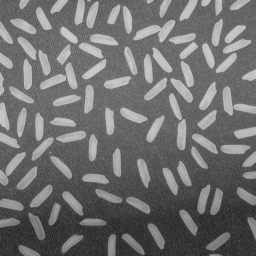
//> input picture RICE/OPENCV-C1/1.jpg, 256 x 256 px
$ ./OPENCV-C1   (built with g++ and OpenCV 4)
//> lines starting //> are read from the running program, lines starting //| are printed output that depends on the picture; after the words box and inside, x2 and y2 are one past the last pixel; in counts of white or black regions, pixels touching at a corner belong together
### RICE/OPENCV-C1/MyCV.h
#pragma once
class MyCV
{
public:
	MyCV();
	~MyCV();

	static Mat spfz(Mat intimg);
	static Mat Two_valued(Mat in, int center);
	static Mat Iterative_threshold_segmentation(Mat in, float cha);//迭代法阈值分割
	static Mat Iterative_threshold_segmentation(Mat in, float cha,int kuainum);
	static Mat Copy(Mat oldimg, Mat addimg, Point oldpoint, Rect addrect);
	static Mat GetBackgroundimg(Mat in, int sizex, int sizey);
	static Mat Mult(Mat oldimg, Mat multimg);
};

### RICE/OPENCV-C1/stdafx.h
// stdafx.h : 标准系统包含文件的包含文件，
// 或是经常使用但不常更改的
// 特定于项目的包含文件
//

#pragma once

#include "targetver.h"

#include <stdio.h>
#include <tchar.h>
#include <iostream>
#include <core.hpp>
#include <imgproc.hpp>
#include <highgui.hpp>
#include <vector>

using namespace std;
using namespace cv;


// TODO:  在此处引用程序需要的其他头文件

### RICE/OPENCV-C1/MyCV.cpp
#include "stdafx.h"
#include "MyCV.h"


MyCV::MyCV()
{
}


MyCV::~MyCV()
{
}

// [30 lines left out: functions spfz, Two_valued, not called in this run]

Mat MyCV::Iterative_threshold_segmentation(Mat in, float cha){
	float high=0,low=0;
	int highnum = 1, lownum = 1;
	int h = in.rows;
	int w = in.cols;
	for (int i = 0; i < h; i++){
		for (int j = 0; j < w; j++){
			high += in.at<uchar>(i, j);
		}
	}
	float threshold = high/h/w;//阈值
	Mat out(h, w, CV_8U);
	do
	{
		high = 0;
		low = 0;
		highnum = 1;
		lownum = 1;
		for (int i = 0; i < h; i++){
			for (int j = 0; j < w; j++){
				if (in.at<uchar>(i, j) > threshold){
					high += in.at<uchar>(i, j);
					highnum++;
				}
				else{
					low += in.at<uchar>(i, j);
					lownum++;
				}
			}
		}
		if ((high / highnum + low / lownum) / 2 - threshold>cha){
			threshold = (high / highnum + low / lownum) / 2;
		}
		else
		{
			break;
		}
	} while (true);
	//cout << threshold << "<==>" << ((high / highnum + low / lownum) / 2) << endl;
	for (int i = 0; i < h; i++){
		for (int j = 0; j < w; j++){
			if (in.at<uchar>(i, j) >= threshold){
				out.at<uchar>(i, j) = 255;
			}
			else{
				out.at<uchar>(i, j) = 0;
			}
		}
	}
	return out;
}

// [71 lines left out: functions Copy, Iterative_threshold_segmentation, GetBackgroundimg, not called in this run]

Mat MyCV::Mult(Mat oldimg, Mat multimg){
	int w, h;
	w = oldimg.cols;
	h = oldimg.rows;
	Mat out(h, w, CV_8U);
	for (int i = 0; i < h; i++){
		for (int j = 0; j < w; j++){
			int x = oldimg.at<uchar>(i, j) - multimg.at<uchar>(i, j);
			if (x < 0) x = 0;
			out.at<uchar>(i, j) = x;
		}
	}
	return out;
}

### RICE/OPENCV-C1/OPENCV-C1.cpp
// OPENCV-C1.cpp : 定义控制台应用程序的入口点。
//

#include "stdafx.h"
#include "MyCV.h"

#define  PI 3.1415926

struct Rice{
	bool abandoned = false;
	bool edge = false;
	bool link = false;
	bool incomplete = false;
	int ricenum=1;//预估米粒数
	float circumference;//周长
	float areasize;//面积
	float roundness;//圆形度
	float rectangularity;//矩形度
	float minRectsize;//最小外接圆面积
	float minRectlengthwidthratio;//最小外接圆长宽比
	vector<Point> minRectpoints;
	vector<Point> points;//边缘
	RotatedRect minRect;//最小外接矩形
};

struct allRice{
	int areanum = 0;
	int edgenum = 0;
	int linknum = 0;
	int incompletenum = 0;
	int ricenum=0;//预估米粒数
	float circumference = 0;//平均周长
	float areasize = 0;//平均面积
	float roundness = 0;//圆形度
	float rectangularity = 0;//矩形度
	float lengthwidthratio = 0;//长宽比
};

allRice getallRicedata(vector<Rice> rices);
Mat drawRect(Mat input, vector<Point> points);
int _tmain(int argc, _TCHAR* argv[])
{

	Mat frame;
	Mat edges;
	bool stop = false;
	frame = imread("1.jpg");
//> frame is the input picture: 256 rows x 256 cols, CV_8UC3; min 40, max 204, mean 111.2
	/*Mat edges(frame.rows+2,frame.cols+2,frame.type(),Scalar(0));
	frame = MyCV::Copy(edges, frame, Point(1, 1), Rect(0, 0, frame.cols, frame.rows));*/
	//imshow("原图", frame);
	cvtColor(frame, edges, CV_BGR2GRAY);//获取灰度图

	GaussianBlur(edges, edges, Size(3, 3), 1.5, 1.5);//高斯模糊
	//获取背景
	Mat back;
	Mat mark = cv::getStructuringElement(2,Size(51,51));
	cv::morphologyEx(edges, back, MORPH_OPEN, mark);//开运算 先腐蚀后膨胀
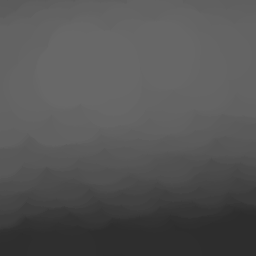
//> back: 256 rows x 256 cols, CV_8UC1; min 45, max 104, mean 84.7
	/*cv::erode(edges, back, mark);
	cv::dilate(back, back, mark);*/

	//imshow("背景", back);

	edges = MyCV::Mult(edges, back);//去背景
//> after the loop in Mult, `for (int i = 0; i < h; i++)`:
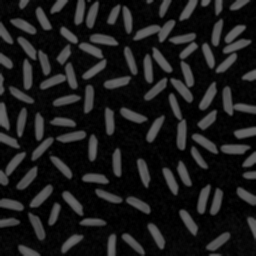
//> out: 256 rows x 256 cols, CV_8UC1; min 0, max 103, mean 26.6
	/////////////////////////////////////////////////////////二值化
	edges = MyCV::Iterative_threshold_segmentation(edges, 0.1);
//> the loop in Iterative_threshold_segmentation, `for (int i = 0; i < h; i++)` made 256 passes
//> high on passes 1 to 3: 7923, 15828, 23551
//> after the loop in Iterative_threshold_segmentation, `for (int i = 0; i < h; i++)`: high = 1741855
//> in Iterative_threshold_segmentation, `float threshold = high/h/w;`: threshold = 26.58
//> the loop in Iterative_threshold_segmentation, `do` made 4 passes
//> (high, highnum, low, lownum, threshold) on passes 1 to 3: (1470632, 21021, 271223, 44517, 38.03), (1393625, 18640, 348230, 46898, 41.1), (1371750, 18094, 370105, 47444, 41.81)
//> (high, highnum, low, lownum) on pass 4: (1371750, 18094, 370105, 47444)
//> after the loop in Iterative_threshold_segmentation, `do`: high = 1371750; low = 370105; highnum = 18094; lownum = 47444; threshold = 41.81
//> after the loop in Iterative_threshold_segmentation, `for (int i = 0; i < h; i++)`:
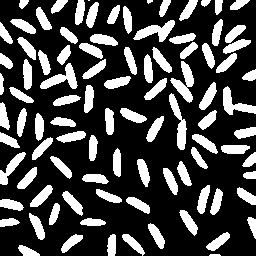
//> out: 256 rows x 256 cols, CV_8UC1; 27.6% white; 95 white regions (2 under 20 px), largest, box (x1, y1, x2, y2) and area: (170, 61, 194, 103) 442, (133, 20, 175, 42) 415, (169, 93, 187, 150) 411


	Mat mark1 = cv::getStructuringElement(2, Size(7, 7));
	Mat mark2 = cv::getStructuringElement(2, Size(7, 7));
	cv::erode(edges, edges, mark1);
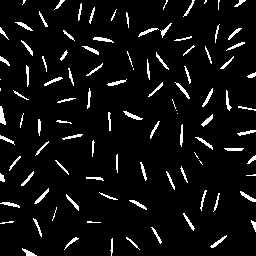
//> edges: 256 rows x 256 cols, CV_8UC1; 6% white in thin lines or dots
	cv::dilate(edges, edges, mark2);
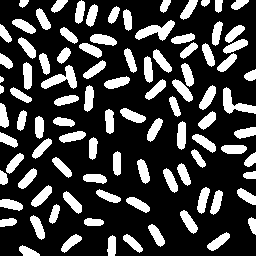
//> edges: 256 rows x 256 cols, CV_8UC1; 25.4% white; 96 white regions
	imshow("二值化图", edges);

	// [8 lines of commented-out code are left out]
	Mat out=frame.clone();
	vector<vector<Point>> storage;
	vector<Vec4i> hierarchy;
	vector<Rice> rices;

	//去除边缘的米   默认为一个米


	cv::findContours(edges, storage, hierarchy, CV_RETR_TREE, CV_CHAIN_APPROX_SIMPLE);
//> storage = 96 contours, 2 with area under 20; largest, box (x1, y1, x2, y2) and area: (135, 20, 175, 41) 346, (41, 65, 77, 89) 332, (223, 87, 256, 114) 322, (172, 79, 193, 102) 194, (199, 85, 216, 110) 194
	for (int i = 0; i < storage.size(); i++)
	{
		Rice newRice;
		//cv::drawContours(out, storage, i, Scalar(255, 0, 0), 1, 8);
		//获取面积
		float areasize = fabs(cv::contourArea(storage.at(i)));
		//获取周长
		vector<Point> points = storage.at(i);
		float circumference = arcLength(points,true);

		//获取最小外接矩形
		RotatedRect minRect = minAreaRect(storage.at(i));

		//最小外接矩形长宽比
		float lengthwidthratio = minRect.size.height / minRect.size.width;
		// [12 lines of commented-out code are left out]
		if (lengthwidthratio < 1)lengthwidthratio = 1 / lengthwidthratio;
		if (minRect.size.height == 0 || minRect.size.width == 0){
			newRice.abandoned = true;
		}
		//contour_area_sum += contour_area_tmp; //求所有轮廓的面积和

		//
		Point2f point[4];
		vector<Point> minRectpoints;
		minRect.points(point);
		for (int j = 0; j < 4; j++)
		{
			minRectpoints.push_back(point[j]);
		}
		newRice.points = storage.at(i);
		newRice.minRectpoints = minRectpoints;
		newRice.areasize = areasize;
		newRice.circumference = circumference;
		newRice.minRect = minRect;
		newRice.minRectsize = minRect.size.height*minRect.size.width;
		newRice.minRectlengthwidthratio = lengthwidthratio;
		newRice.roundness = 4 * PI*areasize / circumference / circumference;
		newRice.rectangularity = areasize / newRice.minRectsize;

		rices.push_back(newRice);
		//waitKey(30);
	}
//> this loop made 96 passes
//> (areasize, circumference, lengthwidthratio, point, newRice.areasize, newRice.circumference, newRice.minRect, newRice.minRectsize) on passes 15, 23, 25, 35: (183, 61.25, 3, 4 Points (x, y): [78, 214], [60, 196], [66, 190], [84, 208], 183, 61.25, centre (72, 202), size (8.5, 25.5), angle -45, 216), (74, 37.31, 2, 4 Points (x, y): [7, 184], [0, 184], [0, 170], [7, 170], 74, 37.31, centre (3.5, 177), size (14, 7), angle -90, 98), (170, 58.43, 2.83, 4 Points (x, y): [22, 190], [16, 184], [33, 167], [39, 173], 170, 58.43, centre (27.5, 178.5), size (24, 8.5), angle -45, 204), (137, 52.97, 2.75, 4 Points (x, y): [97, 159], [89, 159], [89, 137], [97, 137], 137, 52.97, centre (93, 148), size (22, 8), angle -90, 176)
//> (areasize, circumference, lengthwidthratio, newRice.areasize, newRice.circumference, newRice.minRect, newRice.minRectsize, newRice.minRectlengthwidthratio) on passes 1 to 6: (114.5, 51.21, 2.4, 114.5, 51.21, centre (28.2, 252.6), size (8.9, 21.5), angle -63.4, 192, 2.4), (133, 51.31, 2.5, 133, 51.31, centre (111, 245), size (20, 8), angle -90, 160, 2.5), (146, 56.43, 3.08, 146, 56.43, centre (132.7, 242.8), size (7.6, 23.5), angle -48.4, 179.6, 3.08), (159, 58.43, 2.69, 159, 58.43, centre (70.1, 242.3), size (23.8, 8.8), angle -37.6, 210.2, 2.69), (178.5, 61.84, 2.89, 178.5, 61.84, centre (218.6, 241.3), size (25.4, 8.8), angle -36.9, 223.5, 2.89), (170.5, 60.18, 2.75, 170.5, 60.18, centre (156.3, 234.6), size (8.6, 23.8), angle -29.1, 205.7, 2.75)
	imshow("OUT", out);
	waitKey();
	allRice allrice = getallRicedata(rices);
//> the loop in getallRicedata, `for (int i = 0; i < l; i++)` made 96 passes
	cout <<	"////////////////初始////////////////" << endl;
	cout << "区域总数" << allrice.areanum << endl;
//| 区域总数96
	cout << "预估米粒总数" << allrice .ricenum<< endl;
//| 预估米粒总数96
	cout << "总圆形度" << allrice.roundness<< endl;
//| 总圆形度0.592417
	cout << "总矩形度" << allrice.rectangularity << endl;
//| 总矩形度0.775701
	cout << "总长宽比" << allrice.lengthwidthratio << endl;
//| 总长宽比2.68767
	cout << "平均面积" << allrice.areasize << endl;
//| 平均面积148.458

	for (int i = 0;;){

		bool change = false;
		Mat out = frame.clone();

		for (int j = 0; j < rices.size(); j++)
		{
			Rice *rice = &rices.at(j);
			/*vector<Point> points = rices.at(j).minRectpoints;
			out = drawRect(out, points);*/
			if (!rices.at(j).abandoned){
				vector<Point> minRectpoints = rices.at(j).minRectpoints;
				out = drawRect(out, minRectpoints);


				//初始值
				float minsize = allrice.areasize*0.8;
				float maxsize = allrice.areasize*1.5;

				float minlengthwidthratio = allrice.lengthwidthratio*0.8;
				float maxlengthwidthratio = allrice.lengthwidthratio*2;

				float minroundness = allrice.roundness*0.9;
				float maxroundness = allrice.roundness*1.2;


				if (i == 0){
					//去除边缘的米   默认为一个米
					vector<Point> points = rice->points;
					for (int x = 0; x < points.size(); x++)
					{
						Point point = points.at(x);

						if (point.x<2 || point.x>out.cols - 3 || point.y<2 || point.y>out.rows - 3){
							cv::drawContours(out, storage, j, Scalar(0, 255, 0), 1, 8);
							if (rice->areasize < minsize){
								cv::drawContours(out, storage, j, Scalar(255, 0, 0), 1, 8);
								rice->abandoned = true;
								change = true;
							}
							rice->edge = true;
							break;
						}
					}
				}
				else if(i==1){
					//检查残米
					if (rices.at(j).areasize < minsize&&!rice->abandoned){
						cv::drawContours(out, storage, j, Scalar(255, 0, 0), 1, 8);
						// [5 lines of commented-out code are left out]
						if ((rices.at(j).minRectlengthwidthratio<minlengthwidthratio ||
							rices.at(j).minRectlengthwidthratio>maxlengthwidthratio)){
							cv::drawContours(out, storage, j, Scalar(0, 0, 255), 1, 8);
							rice->abandoned = true;
							rice->incomplete = true;
							change = true;
						}
					}
					// [5 lines of commented-out code are left out]
				}
				else if (i == 2){
					if (rice->areasize < maxsize && (rices.at(j).minRectlengthwidthratio<minlengthwidthratio
						|| rices.at(j).minRectlengthwidthratio>maxlengthwidthratio)
						&& !rice->edge){
						cv::drawContours(out, storage, j, Scalar(255, 0, 255), 1, 8);
						rice->abandoned = true;
						rice->ricenum = 2;
						rice->link = true;
						rice->incomplete = true;
						change = true;
					}
				}
				else{
					//检测多米共存
					if (rice->areasize > maxsize&&!rice->abandoned){
						cv::drawContours(out, storage, j, Scalar(255, 255, 0), 1, 8);
						cout << rice->areasize << "====" << allrice.areasize << "====" << rice->areasize / allrice.areasize << endl;
						int sum = rice->areasize / allrice.areasize;
						if (sum + 1 - rice->areasize / allrice.areasize < 0.5){
							sum++;
						}
						rice->abandoned = true;
						rice->ricenum = sum;
						rice->link = true;
						change = true;
					}
				}


				//cout << rices.at(i).areasize << "===" << allrice.areasize << endl;
				//cv::drawContours(out, storage, j, Scalar(255, 0, 0), 1, 8);
				//cout << rices.at(j).minRectlengthwidthratio << "===" << allrice.lengthwidthratio << endl;
				imshow("OUT", out);
				//waitKey(30);

			}
		}
//> this loop made 96 passes
//> pass 2, `out = drawRect(out, minRectpoints);`:
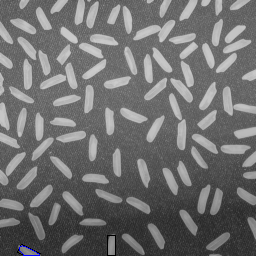
//> out: 256 rows x 256 cols, CV_8UC3; mean B, G, R 111.2, 111.1, 111.1
//> after the loop:
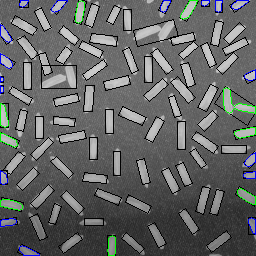
//> out: 256 rows x 256 cols, CV_8UC3; 8.65% of pixels changed, all inside (x1, y1, x2, y2) = (0, 0, 256, 256)

		imshow("OUT", out);

		if (change){
			allrice = getallRicedata(rices);
//> the loop in getallRicedata (call 2), `for (int i = 0; i < l; i++)` made 96 passes
			cout << "////////////////第" << i << "次////////////////" << endl;
			cout << "区域总数" << allrice.areanum << endl;
//| 区域总数96
			cout << "预估米粒总数" << allrice.ricenum << endl;
//| 预估米粒总数96
			cout << "总圆形度" << allrice.roundness << endl;
//| 总圆形度0.578342
			cout << "总矩形度" << allrice.rectangularity << endl;
//| 总矩形度0.789281
			cout << "总长宽比" << allrice.lengthwidthratio << endl;
//| 总长宽比2.83862
			cout << "平均面积" << allrice.areasize << endl;
//| 平均面积164.266
		}
		else{
			if (i < 3){
				cout << "////////////////第" << i << "次完成////////////////" << endl;
				i++;
			}
			else
			{
				cout << "////////////////无变化，检查结束////////////////" << endl;
				break;
			}
		}
		waitKey();

	}

	allrice = getallRicedata(rices);
	cout << "////////////////结果////////////////" << endl;

	out = frame.clone();

	for (int i = 0; i < rices.size(); i++)
	{
		Rice *rice = &rices.at(i);
		int r =0, g =0, b = 0;
		string str = "";
		if (rice->edge) {
			str += " 这块区域沾边 ||";
			b = 1;
		}
		if (rice->link){
			str += " 这块区域可能有" + int(rice->ricenum - 1);
			str += "到" + int(rice->ricenum);
			str += "个米粘连 ||";
			g = 1;
		}
		if (rice->incomplete) {
			str += "这块区域可能包含残缺的米";
			r = 1;
		}
		cv::drawContours(out, storage, i, Scalar(b*255, g*255, r*255), 1, 8);
		if (str != ""){
			cout << "区域" << i << "=》 估计米粒数:" << rice->ricenum << " 圆形度:" << rice->roundness
				<< " 矩形度:" << rice->rectangularity << " 长宽比:" << rice->minRectlengthwidthratio
				<< " 面积:" << rice->areasize << endl;
			cout << "备注:" << str << endl;
		}
	}

	cout << "////////////////总和////////////////" << endl;
	cout << "区域总数" << allrice.areanum << endl;
	cout << "预估米粒总数" << allrice.ricenum << endl;
	cout << "边缘米数量" << allrice.edgenum << endl;
	cout << "粘连米数量" << allrice.linknum << endl;
	cout << "残缺米数量" << allrice.incompletenum << endl;
	cout << "总圆形度" << allrice.roundness << endl;
	cout << "总矩形度" << allrice.rectangularity << endl;
	cout << "总长宽比" << allrice.lengthwidthratio << endl;
	cout << "平均面积" << allrice.areasize << endl;
	imshow("OUT", out);

	// [23 lines of commented-out code are left out]
	waitKey();
	return 0;
}

allRice getallRicedata(vector<Rice> rices){
	allRice allrice;
	allrice.areanum = rices.size();
	int l = rices.size();
	int activenum=0;
	for (int i = 0; i < l; i++){
		allrice.ricenum += rices.at(i).ricenum;
		if (rices.at(i).edge) allrice.edgenum += rices.at(i).ricenum;
		if (rices.at(i).link) allrice.linknum += rices.at(i).ricenum;
		if (rices.at(i).incomplete) allrice.incompletenum += rices.at(i).ricenum;
		if (rices.at(i).abandoned) continue;
		activenum += rices.at(i).ricenum;
		allrice.areasize += rices.at(i).areasize;
		allrice.roundness += rices.at(i).roundness;
		allrice.rectangularity += rices.at(i).rectangularity;
		allrice.lengthwidthratio += rices.at(i).minRectlengthwidthratio;
	}
	allrice.areasize /= activenum;
	allrice.roundness /= activenum;
	allrice.rectangularity /= activenum;
	allrice.lengthwidthratio /= activenum;
	return allrice;
}

Mat drawRect(Mat input, vector<Point> points)
{
	Mat out(input);
	for (int j = 0; j < 4; j++)
	{
		line(out, points.at(j), points.at((j+1)%4), Scalar(0,0,0), 1);
	}
	return out;
}

$ run again, with RICE/OPENCV-C1/2.jpg copied over RICE/OPENCV-C1/1.jpg
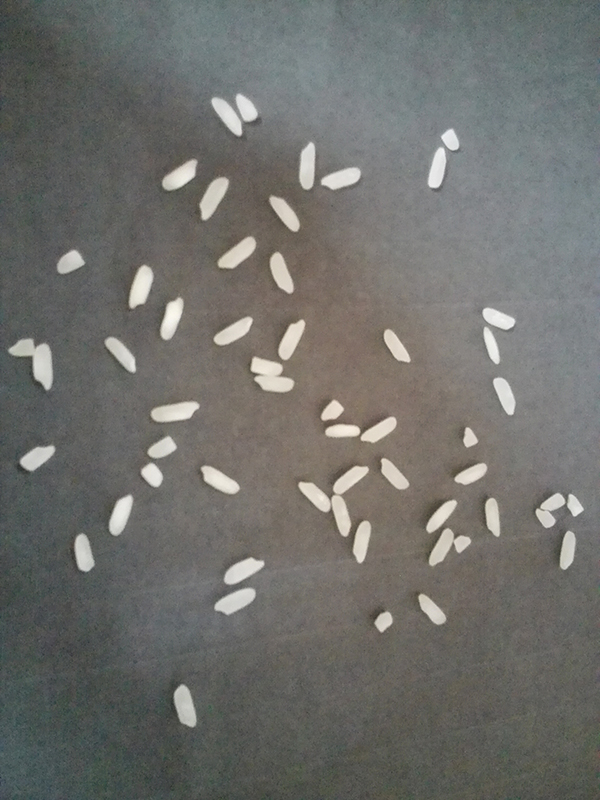
//> input picture RICE/OPENCV-C1/2.jpg, 600 x 800 px
//> frame is the input picture: 800 rows x 600 cols, CV_8UC3; mean B, G, R 107.6, 111.2, 111
//> the loop in Iterative_threshold_segmentation, `for (int i = 0; i < h; i++)` made 800 passes
//> high on passes 1 to 3: 3654, 7205, 10881
//> after the loop in Iterative_threshold_segmentation, `for (int i = 0; i < h; i++)`: high = 6047018
//> in Iterative_threshold_segmentation, `float threshold = high/h/w;`: threshold = 12.6
//> the loop in Iterative_threshold_segmentation, `do` made 5 passes
//> (high, highnum, low, lownum, threshold) on passes 1 to 4: (3388055, 59597, 2658963, 420405, 31.59), (2922599, 30473, 3124419, 449529, 51.43), (2776229, 26794, 3270789, 453208, 55.42), (2749613, 26296, 3297405, 453706, 55.92)
//> after the loop in Iterative_threshold_segmentation, `do`: high = 2749613; low = 3297405; highnum = 26296; lownum = 453706; threshold = 55.92
//> after the loop in Iterative_threshold_segmentation, `for (int i = 0; i < h; i++)`:
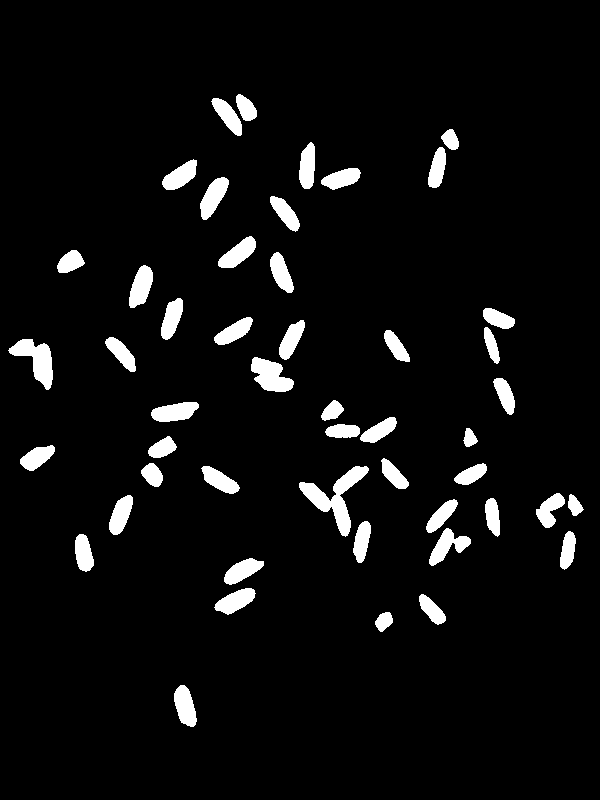
//> out: 800 rows x 600 cols, CV_8UC1; 5.5% white; 49 white regions, largest, box (x1, y1, x2, y2) and area: (299, 466, 369, 537) 1546, (8, 339, 53, 390) 1068, (251, 357, 294, 392) 941
//> storage = 49 contours; largest, box (x1, y1, x2, y2) and area: (299, 466, 369, 536) 1419, (9, 339, 53, 389) 980, (251, 357, 294, 392) 872, (151, 402, 199, 422) 632, (200, 177, 229, 220) 632
//> the loop `for (int i = 0; i < storage.size(); i++)` made 49 passes
//| 预估米粒总数49
//| 总圆形度0.631255
//| 总矩形度0.765253
//| 总长宽比2.34517
//| 平均面积487.878
//> after the loop `for (int j = 0; j < rices.size(); j++)`:
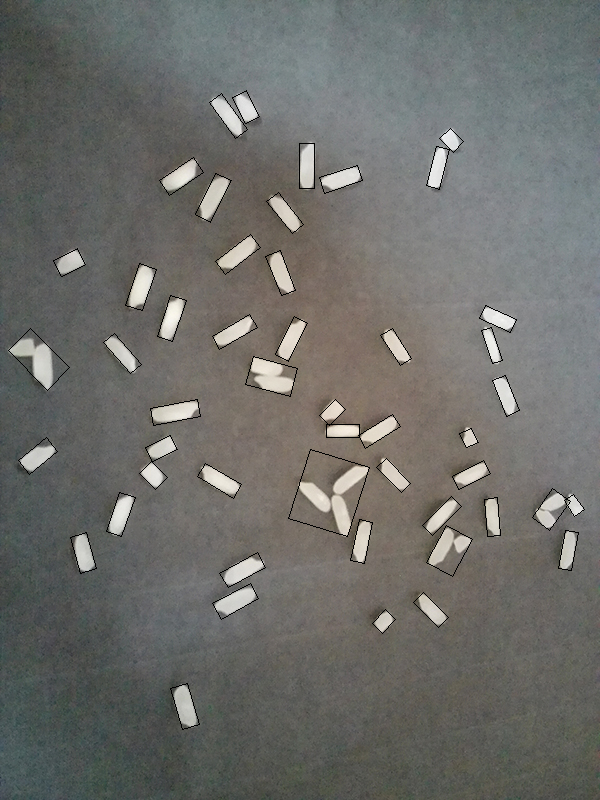
//> out: 800 rows x 600 cols, CV_8UC3; mean B, G, R 106.3, 109.8, 109.6
